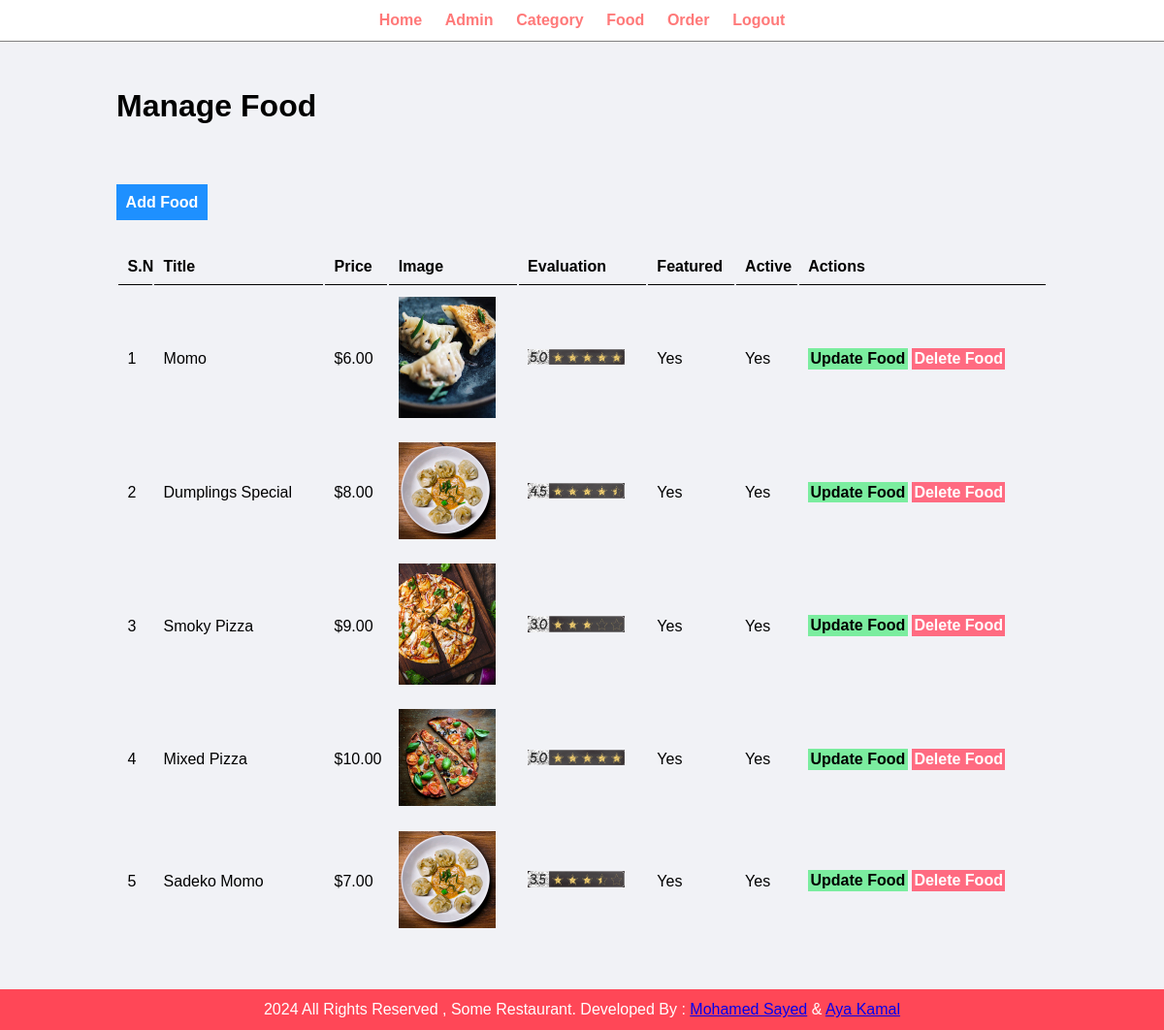
The page /admin/manage-food.php (signed in) on the database its author committed.
### tables this page shows
CREATE TABLE `tbl_food` (
  `ID` int(10) UNSIGNED NOT NULL,
  `title` varchar(100) DEFAULT NULL,
  `description` text DEFAULT NULL,
  `price` decimal(10,2) DEFAULT NULL,
  `image_name` varchar(255) DEFAULT NULL,
  `evaluation_name` varchar(255) NOT NULL,
  `category_id` int(10) UNSIGNED NOT NULL,
  `featured` varchar(10) DEFAULT NULL,
  `active` varchar(10) DEFAULT NULL
);

### admin/manage-food.php (the view, shortened to what this page needs)
<?php
include ('partials/menu.php');
?>
<div class="main-content">
    <div class="wrapper">
    <h1>Manage Food</h1>
     <a href="<?php echo SITEURL; ?>admin/add-food.php" class="btn-primary">Add Food</a>
        <table class="tbl-full">
            <tr>
                <th>S.N</th>
                <th>Title</th>
                <th>Price</th>
                <th>Image</th>
                <th>Evaluation</th>
                <th>Featured</th>
                <th>Active</th>
                <th>Actions</th>
            </tr>
            <?php
            $sql="SELECT * FROM tbl_food ";
            $res=mysqli_query($conn,$sql);
            $count=mysqli_num_rows($res);
            if($count>0)
            {
                $sn=1;
                while($row=mysqli_fetch_assoc($res)):
                    $id=$row['ID'];
                    $title=$row['title'];
                    $price=$row['price'];
                    $image_name=$row['image_name'];
                    $evaluation_name=$row['evaluation_name'];
                    $featured=$row['featured'];
                    $active=$row['active'];
                    ?>
                    <tr>
                        <td><?php echo $sn++;?></td>
                        <td><?php echo $title;?></td>
                        <td>$<?php echo $price;?></td>
                        <td>
                            <?php
                            if($image_name=="")
                            {
                                echo "<div class='error'>Image Not Added</div>";
                            }
                            else
                            {
                                ?>
                                  <img src="../images/food/<?php echo $image_name;?>" width="100px">
                                <?php
                            }
                            ?>
                    <td>
                        <?php
                        if($evaluation_name=="")
                        {
                            echo"<div class='error'>Evaluation Image Not Added.</div>";
                        }
                        else
                        {
                            ?>
                            <img src="../images/food/food-evaluation/<?php echo $evaluation_name;?>" width="100px">
                            <?php
                        }
                        ?>
                    </td>
                    </td>
                        <td><?php echo $featured;?></td>
                        <td><?php echo $active;?></td>
                        <td>
                            <a href="<?php echo SITEURL;?>admin/update-food.php?id=<?php echo $id;?>" class="btn-secondary">Update Food</a>
                            <a href="<?php echo SITEURL;?>admin/delete-food.php?id=<?php echo $id;?> &image_name=<?php echo $image_name;?>&evaluation_name=<?php echo $evaluation_name;?>" class="btn-danger">Delete Food</a>
                        </td>
                    </tr>
                    <?php
                endwhile;
            }
            else
            {
                ?>
                <tr>
                    <td colspan="7"> <div class="error">Food Not Added Yet.</div></td>
                </tr>
                <?php
            }
            ?>
        </table>
    </div>
</div>
<?php include ('partials/footer.php'); ?>

### css/admin.css (style rules this page uses)
* { margin: 0; padding: 0; font-family: Arial, Helvetica, sans-serif; }
.tbl-full { width: 100%; }
table tr th { border-bottom: 1px solid black; padding: 1%; text-align: left; }
table tr td { padding: 1%; }
.btn-primary { background-color:#1e90ff; padding: 1%; color: white; text-decoration: none; font-weight: bold; }
.btn-secondary { background-color:#7bed9f; padding: 1%; color: black; text-decoration: none; font-weight: bold; }
.btn-danger { background-color:#ff6b81; padding: 1%; color: white; text-decoration: none; font-weight: bold; }
.wrapper { padding: 1%; width: 80%; margin: 0 auto; }
.main-content { background-color: #f1f2f6; padding: 3% 0; }

### rows shown on the page
tbl_food: title "Momo", price "6.00", image_name (picture), evaluation_name (picture), featured "Yes", active "Yes"
tbl_food: title "Dumplings Special", price "8.00", image_name (picture), evaluation_name (picture), featured "Yes", active "Yes"
tbl_food: title "Smoky Pizza", price "9.00", image_name (picture), evaluation_name (picture), featured "Yes", active "Yes"
tbl_food: title "Mixed Pizza", price "10.00", image_name (picture), evaluation_name (picture), featured "Yes", active "Yes"
tbl_food: title "Sadeko Momo", price "7.00", image_name (picture), evaluation_name (picture), featured "Yes", active "Yes"
